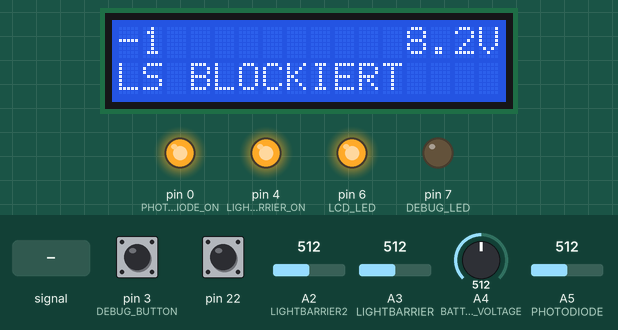
Simulated run of this sketch. Board: Arduino Uno, built with avr-gcc and run on an emulated ATmega328P. Parts: 16×2 character LCD, output pins drawn as LEDs (lit = HIGH). Dashed ring = blinking. Inputs (shaded band) come from the test bench; at power-on: A2 (LIGHTBARRIER2) = 512, pin 3 (DEBUG_BUTTON) HIGH, A4 (BATTERY_VOLTAGE) = 512, A3 (LIGHTBARRIER) = 512, A5 (PHOTODIODE) = 512, pin 22 HIGH. EEPROM starts erased.

Above: at 7.1 s.
7.2 s: A2 (LIGHTBARRIER2) set to 105
10.8 s: A2 (LIGHTBARRIER2) set to 89
At 13.0 s:
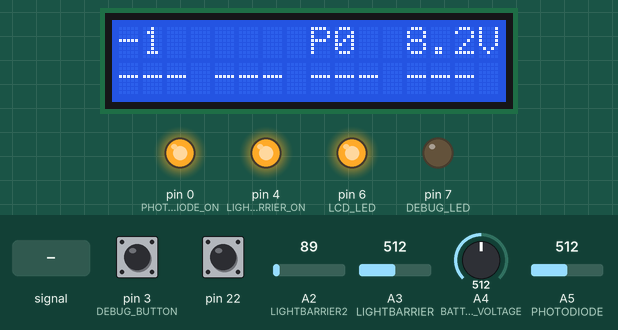
22.7 s: pin 3 (DEBUG_BUTTON) pulled LOW for 1 s
At 22.83 s:
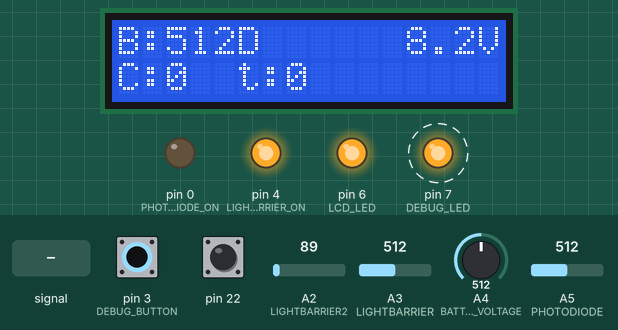
25.4 s: A2 (LIGHTBARRIER2) fed a 200 Hz sine of ±81 counts around its level
At 27.43 s:
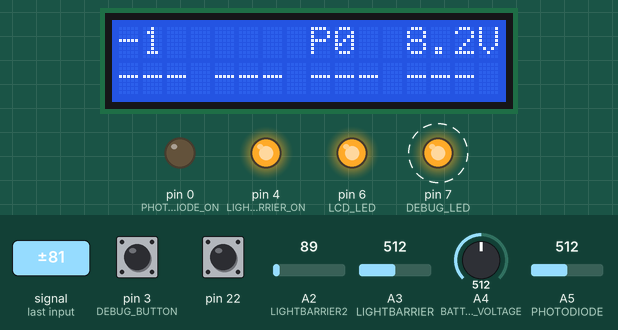
29.5 s: A4 (BATTERY_VOLTAGE) set to 490
At 31.3 s:
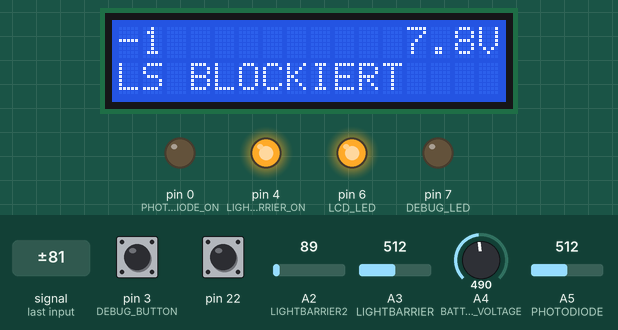
33.5 s: A3 (LIGHTBARRIER) set to 111
36.0 s: A3 (LIGHTBARRIER) set to 94
At 38.3 s:
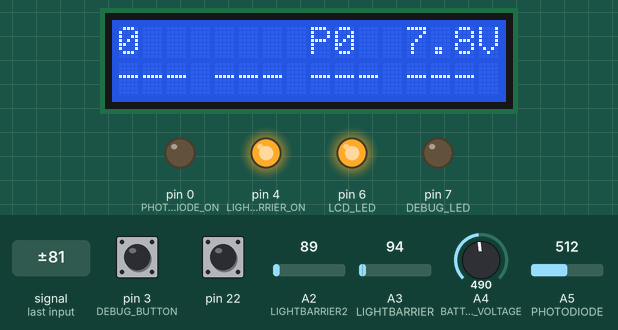
Timing chart, 0 to 39.0 s (numbered marks = the images above; inputs shaded):
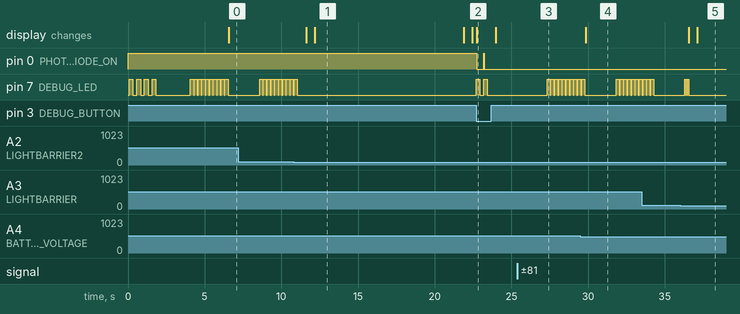

The sketch:

MTB-Lightbarrier.ino
```cpp
#define ON 1
#define OFF 0

#define DEBUG_LED 7
#define LCD_LED 6

#define PHOTODIODE_ON 0
#define PHOTODIODE A5

#define LIGHTBARRIER_ON 4
#define LIGHTBARRIER A3
#define LIGHTBARRIER2 A2

#define BATTERY_VOLTAGE A4

#define DEBUG_BUTTON 3

#define CHECK_FOR_DAYLIGHT_EVERY 120000  //ms how often to check daylight

#define DURATION_DISPLAY_ON 300000  //ms how long the display should stay on
#define CYCLES_TO_WAIT 4           // multiplied with 8sec = time to wait between brightness checks to wake up from night sleep


#define LIMIT_NIGHT 14             // Measured limit to activate night mode
#define LIMIT_DAY 30               // Measured limit to activate day mode
#define MEASUREMENTS_LIMIT 5       //consecutive measurements below LIMIT_NIGHT required before power down.
#define HOURS_DAY_MIN 10           //minimum hours it must run every day before checking daylight

#include <LiquidCrystal.h>
#include <avr/wdt.h>
#include <avr/sleep.h>
#include <EEPROM.h>

/* Fuses:
 -U lfuse:w:0x62:m -U hfuse:w:0xD1:m -U efuse:w:0xFF:m -U lock:w:0x3F:m

  //EEPROM address > 12: each byte represents a single day. Memory entries have the following meaning:
  // 255 = invalid memory range
  // 254 = null / empty
  // 253 = maximum
  // 0-252 = amount of bikers crossed.

*/

LiquidCrystal lcd(8, 9, 10, 2, 5, A0, A1);

// indicates display on or off
bool displayOn = true;
// millis, when to stop display
long millisDisplayOff = 0;

//when to check for the next daylight
long nextMillisToCheckForDaylight = millis() + CHECK_FOR_DAYLIGHT_EVERY;

//number of brightness measurements below cutoff value
short countOfMeasurementsOfNight = 0;
//indicating night
bool isDay = true;
//counter for pwr down check on watchdog interrupt
short pwrdwnCycles = 0;
//duration of last barrier contact
long lastContactDuration = 0;

//The day of recording
long currentDayCycle = 1;

long todayStartedAtMillis = millis();

// EEPROM Location to store todays count.
int todaysEepromByteAddress = 0;

// millis when last display content was updated.
long lastDisplayUpdate = millis();

// when the last daylight recording page was switched
long lastDisplayPageSwitch = millis();

//count of contacts today
int todayCount = 0;
long overallCount;

//indicates if the Light barrier is durable blocked (longer than 2 sec).
bool permanentBlocked = false;

//pagination of stored daylight recordings
int page = 0;
// last measurements during past daycycles
short pageContent[4] = { 0, 0, 0, 0 };

//daymode of the last check: react only on changes
bool lastDayMode = false;

/*
 * Here we go
 */
void setup() {

  pinMode(DEBUG_LED, OUTPUT);
  pinMode(LCD_LED, OUTPUT);
  pinMode(PHOTODIODE_ON, OUTPUT);
  pinMode(PHOTODIODE, INPUT);
  pinMode(LIGHTBARRIER_ON, OUTPUT);
  pinMode(LIGHTBARRIER, INPUT);
  pinMode(LIGHTBARRIER2, INPUT);
  pinMode(DEBUG_BUTTON, INPUT_PULLUP);
  //Pin6 is not arduino API compatible, need to set it manually:
  DDRB &= ~(1 << PB6);  //input
  PORTB |= (1 << PB6);  //pullup

  digitalWrite(LCD_LED, HIGH);
  digitalWrite(PHOTODIODE_ON, HIGH);
  digitalWrite(LIGHTBARRIER_ON, HIGH);
  digitalWrite(DEBUG_LED, LOW);

  lcd.begin(16, 2);
  lcd.clear();
  lcd.setCursor(0, 0);  //col, row
  lcd.print("MTB-Murgtal e.V.");
  lcd.setCursor(0, 1);  //col, row
  lcd.print("Fahrtenzaehler");

  for (short i = 0; i < 4; i++) {
    debugLED(ON);
    delay(250);
    debugLED(OFF);
    delay(250);
  }

  if (readDebugButton()) {
    resetMemory();
  }
  overallCount = readOverallCount();
  determineTodayStorageByte();
  storeTodayCount();
  watchdogSetup();
  activateDisplay(ON);
}


/*
 * Reset memory, if Debug button is pushed on startup for > 9 sec.
 */
void resetMemory() {
  for (short i = 9; i > 0; i--) {
    lcd.clear();
    lcd.setCursor(0, 0);  //col, row
    lcd.print("Loesche Speicher");
    lcd.setCursor(0, 1);  //col, row
    lcd.print(i);
    lcd.print(" sec. halten");
    delay(1000);
    if (!readDebugButton()) return;
  }
  lcd.clear();
  for (int i = 13; i < EEPROM.length(); i++) {
    EEPROM.write(i, 254);
  }
  for (int i = 0; i < 13; i++) {
    EEPROM.write(i, 0);
  }

  lcd.setCursor(0, 0);  //col, row
  lcd.print("Speicher");
  lcd.setCursor(0, 1);  //col, row
  lcd.print("geloescht");
  delay (2000);
}

void loop() {

  checkBarrier();


  if(displayOn){
    //update display every 0,5 sec if on:
    if (lastDisplayUpdate + 500 < millis()) {
      showOutput();
      lastDisplayUpdate = millis();
    }

    if (lastDisplayPageSwitch + 10000 < millis()) {
      page++;
      lastDisplayPageSwitch = millis();
    }

    if (millisDisplayOff < millis()) activateDisplay(OFF);
  }
  // check if debug button is pushed
  if (readDebugButton()) {
    debugLED(ON);
    activateDisplay(ON);
    showDebugOutput();
    delay(200);
    debugLED(OFF);
  }

  // check if user button is pushed
  if (readUserButton()) {
    page = 0;
    lastDisplayPageSwitch = millis();
    debugLED(ON);
    activateDisplay(ON);
    showOutput();
    delay(200);
    debugLED(OFF);
  }

  if (isDay) {
    if (nextMillisToCheckForDaylight < millis()) {
      checkForDaylight();
    }

  } else if (!isDay) {
    wdt_reset();
    set_sleep_mode(SLEEP_MODE_PWR_DOWN);  // choose power down mode
    sleep_mode();                         // sleep now!

    if (pwrdwnCycles++ > CYCLES_TO_WAIT) {  // After CYCLES_TO_WAIT wakeups by the watchdog timer, check for brightness
      pwrdwnCycles = 0;
      delay(100);
      checkForDaylight();
    }
  }
}


/*
 * Check barrier is blocked
 */
bool checkBarrier() {
  long startContact = millis();
  bool detection = false;
  permanentBlocked = false;
  while (objectDetected()) {
    // delay(1);
    detection = true;
    if (millis() > startContact + 2000) {
      for (short i = 0; i < 10; i++) {
        debugLED(ON);
        delay(200);
        debugLED(OFF);
        delay(50);
      }
      permanentBlocked = true;
      return false;
    }
  }
  if (detection) {
    lastContactDuration = millis() - startContact;
    storeOverallCount(++overallCount);
    todayCount++;
    storeTodayCount();
    debugLED(ON);
    delay(50);
    debugLED(OFF);
    delay(50);
    debugLED(ON);
    delay(50);
    debugLED(OFF);
    delay(50);
    debugLED(ON);
    delay(50);
    debugLED(OFF);
  }
}


/*
 * Visualize current count, battery voltage and last daylight period counts
 */
void showOutput() {

  lcd.clear();
  lcd.noCursor();
  lcd.setCursor(0, 0);  //col, row
  lcd.print(overallCount);


  lcd.setCursor(12, 0);  //col, row
  lcd.print(readBatteryVoltage(), 1);
  lcd.print("V");


  if (permanentBlocked) {
    lcd.setCursor(0, 1);  //col, row
    lcd.print("LS BLOCKIERT    ");
  } else {
    if (overallCount < 100000000) {
      lcd.setCursor(8, 0);
      lcd.print("P");
    }
    lcd.print(page);
    lcd.setCursor(0, 1);  //col, row
    getDaylightRecordings();
    for (short i = 0; i < 4; i++) {
      if (pageContent[i] >= 254) {
        lcd.print("---");
      } else if (pageContent[i] == 253) {
        lcd.print("MAX");
      } else {
        if (pageContent[i] < 100) lcd.print("0");
        if (pageContent[i] < 10) lcd.print("0");
        lcd.print(pageContent[i]);
      }
      lcd.print(" ");
    }
  }
}


/*
 * Show some debug output on lcd display
 */
void showDebugOutput() {
  digitalWrite(PHOTODIODE_ON, HIGH);
  delay(25);
  int brightness = analogRead(PHOTODIODE);
  digitalWrite(PHOTODIODE_ON, LOW);
  int barrier = analogRead(LIGHTBARRIER);

  lcd.clear();
  lcd.noCursor();
  lcd.setCursor(0, 0);  //col, row
  lcd.print("B:");
  lcd.print(brightness);
  if (isDay) {
    lcd.print("D");
  } else {
    lcd.print("N");
  }

  lcd.setCursor(12, 0);  //col, row
  lcd.print(readBatteryVoltage(), 1);
  lcd.print("V");

  lcd.setCursor(0, 1);
  lcd.print("C:");
  lcd.print(todayCount);

  lcd.setCursor(4, 1);
  lcd.print(" t:");
  lcd.print(lastContactDuration);

 // lcd.setCursor(9, 1);
  //lcd.print(analogRead(LIGHTBARRIER));
  //lcd.print("|");
  //lcd.print(analogRead(LIGHTBARRIER2));
}

/*
 * True as long as the debug debug button is active.
 */
bool readDebugButton() {
  return (digitalRead(DEBUG_BUTTON) == LOW);
}

/*
 * True as long as the User debug button is active.
 * Workaround for missing Pin6 digitalRead of arduino API (due to not used crystal)
 */
bool readUserButton() {
  return !(PINB & (1 << PB6));
}

/*
 * Turn debugLED on/off
 */
void debugLED(bool on) {
  digitalWrite(DEBUG_LED, on);
}

/*
 * Will check for brightness.
 * If the brightness is measured MEASUREMENT_LIMIT times higher than defined LIMIT_DAY, this method will returns always true.
 * If the brightness is measured MEASUREMENT_LIMIT times lower then defined LIMIT_NIGHT, this method will returns always false.
 */
bool checkForDaylight() {
  if (todayStartedAtMillis + (HOURS_DAY_MIN * 3600000) > millis()) {
    return isDay;  // do not enter night mode before HOURS_DAY_MIN h daylight runtime
  }
  digitalWrite(PHOTODIODE_ON, HIGH);
  delay(50);
  if (isDay) {
    if (analogRead(PHOTODIODE) < LIMIT_NIGHT) {
      countOfMeasurementsOfNight++;
    }
    if (countOfMeasurementsOfNight >= MEASUREMENTS_LIMIT) {
      isDay = false;
      countOfMeasurementsOfNight = 0;
      debugLED(ON);
      delay(200);
      debugLED(OFF);
      digitalWrite(PHOTODIODE_ON, LOW);
      digitalWrite(LIGHTBARRIER_ON, LOW);
      storeTodayCount();
    }
  } else {
    if (analogRead(PHOTODIODE) > LIMIT_DAY) {
      isDay = true;
      digitalWrite(PHOTODIODE_ON, HIGH);
      digitalWrite(LIGHTBARRIER_ON, HIGH);
      debugLED(ON);
      delay(500);
      debugLED(OFF);
      todayStartedAtMillis = millis();  //set start of the day to now
      todayCount = 0;
      determineTodayStorageByte();
    }
  }
  digitalWrite(PHOTODIODE_ON, LOW);
  nextMillisToCheckForDaylight = millis() + CHECK_FOR_DAYLIGHT_EVERY;
  return isDay;
}


/*
 * Turn display ON/OFF
 */
void activateDisplay(bool on) {
  if (!on) {
    digitalWrite(LCD_LED, LOW);
    lcd.noDisplay();
    displayOn = false;
  } else {
    digitalWrite(LCD_LED, HIGH);
    lcd.display();
    displayOn = true;
    millisDisplayOff = millis() + DURATION_DISPLAY_ON;
  }
}

/*
 *  Measure Battery voltage
 */
double readBatteryVoltage() {
  return 14.3 / 1023.0 * (double)analogRead(BATTERY_VOLTAGE) + 1.0d;
}


/*
 *  returns true, when something blocks the light barrier
 */
bool objectDetected() {
  int start = millis();////////////
  int waitFor = 2500;
  if (analogRead(LIGHTBARRIER) > 100){
    while (waitFor-- > 0) {
       if (analogRead(LIGHTBARRIER2) > 100) {
        return true;
       }
       //delay (1);
     }
  } else if (analogRead(LIGHTBARRIER2) > 100){
     while (waitFor-- > 0) {
       if (analogRead(LIGHTBARRIER) > 100){
          return true;
       }
      //delay (1);
     }
  }
  return false;
}


/*
 * Search for the first free EEPROM Address to store today's count later there.
 */
int determineTodayStorageByte() {
  todaysEepromByteAddress = 12;
  short value = 1;
  while (value != 254 && todaysEepromByteAddress++ < EEPROM.length() - 1) {
    value = EEPROM.read(todaysEepromByteAddress);
  }  //found next empty entry
  if (todaysEepromByteAddress >= EEPROM.length() - 1) {
    todaysEepromByteAddress = 12;
  }
  return todaysEepromByteAddress;
}


void getDaylightRecordings() {
  long address = todaysEepromByteAddress - 4 * page;
  for (short i = 3; i >= 0; i--) {
    if (address - i > 12) {
      pageContent[i] = EEPROM.read(address - i);
    } else {
      pageContent[i] = 255;
    }
  }
  if (pageContent[0] == 255) {
    page = 0;
  }
}
/*
 * Store the count for today only
 */
void storeTodayCount() {
  if (todayCount > 253) {
    return;
  }
  EEPROM.write(todaysEepromByteAddress, todayCount);
  EEPROM.update(todaysEepromByteAddress + 1, 254);
}

/*
 * Read the fist 3 long value from EEPROM. Check if at least 2 of 3 have the same value and return it. If they have completely different values, return the value of address 0.
 * This is implemented to mitigate an EEPROM failure.
 */
long readOverallCount() {
  long l1 = EEPROMReadlong(0);
  long l2 = EEPROMReadlong(4);
  long l3 = EEPROMReadlong(8);

  if (l1 != l2) {
    if (l1 == l3) {
      return l1;
    } else if (l2 == l3) {
      return l2;
    } else {
      return l1;
    }
  } else {
    return l1;
  }
}

/*
 * Store the current overall count into the first 12 (3x4) byte of the EEPROM.
 */
void storeOverallCount(long value) {
  EEPROMWritelong(0, value);
  EEPROMWritelong(4, value);
  EEPROMWritelong(8, value);
}

/*
 * Read a long (4byte) value from EEPROM
 */
long EEPROMReadlong(long address) {
  long four = EEPROM.read(address);
  long three = EEPROM.read(address + 1);
  long two = EEPROM.read(address + 2);
  long one = EEPROM.read(address + 3);

  return ((four << 0) & 0xFF) + ((three << 8) & 0xFFFF) + ((two << 16) & 0xFFFFFF) + ((one << 24) & 0xFFFFFFFF);
}

/*
 * Write a long (4byte) value to EEPROM
 */
void EEPROMWritelong(int address, long value) {
  byte four = (value & 0xFF);
  byte three = ((value >> 8) & 0xFF);
  byte two = ((value >> 16) & 0xFF);
  byte one = ((value >> 24) & 0xFF);

  EEPROM.write(address, four);
  EEPROM.write(address + 1, three);
  EEPROM.write(address + 2, two);
  EEPROM.write(address + 3, one);
}


/*
 * Watchdog interrupt every 8 sec, to wake up from power down mode at night.
 */
void watchdogSetup(void) {
  cli();
  wdt_reset();
  WDTCSR |= (1 << WDCE) | (1 << WDE);
  WDTCSR = (1 << WDIE) | (0 << WDE) | (1 << WDP3) | (1 << WDP0);  // 8s / interrupt, no system reset
  sei();
}

ISR(WDT_vect) {
}
```

Measured:
- the behaviour switches between 101 and 100 on A2 (LIGHTBARRIER2) (found by bisection; images 0 and 1)
- the behaviour switches between 101 and 100 on A3 (LIGHTBARRIER) (found by bisection; images 4 and 5)
- after the input at 10.8 s, pin 7 (DEBUG_LED): goes on until 11.0 s, then stays LOW; the display: first changes after 0.83 s (image 1 shows a later state)
- after the input at 22.7 s, pin 0 (PHOTODIODE_ON): HIGH → LOW at once, → HIGH 0.48 s later, → LOW 0.03 s later; pin 7 (DEBUG_LED): alternates HIGH for 0.23 s and LOW for 0.27 s, 4 changes in all, then stays LOW, starting at once; the display: changes at once (image 2)
- after the input at 25.4 s, pin 7 (DEBUG_LED): alternates HIGH for 0.20 s and LOW for 0.05 s, starting after 1.9 s
- after the input at 29.5 s, the display: changes after 0.34 s (image 4)
- after the input at 36.0 s, pin 7 (DEBUG_LED): alternates HIGH for 0.05 s and LOW for 0.05 s, 6 changes in all, then stays LOW, starting after 0.31 s; the display: first changes after 0.57 s (image 5 shows a later state)
